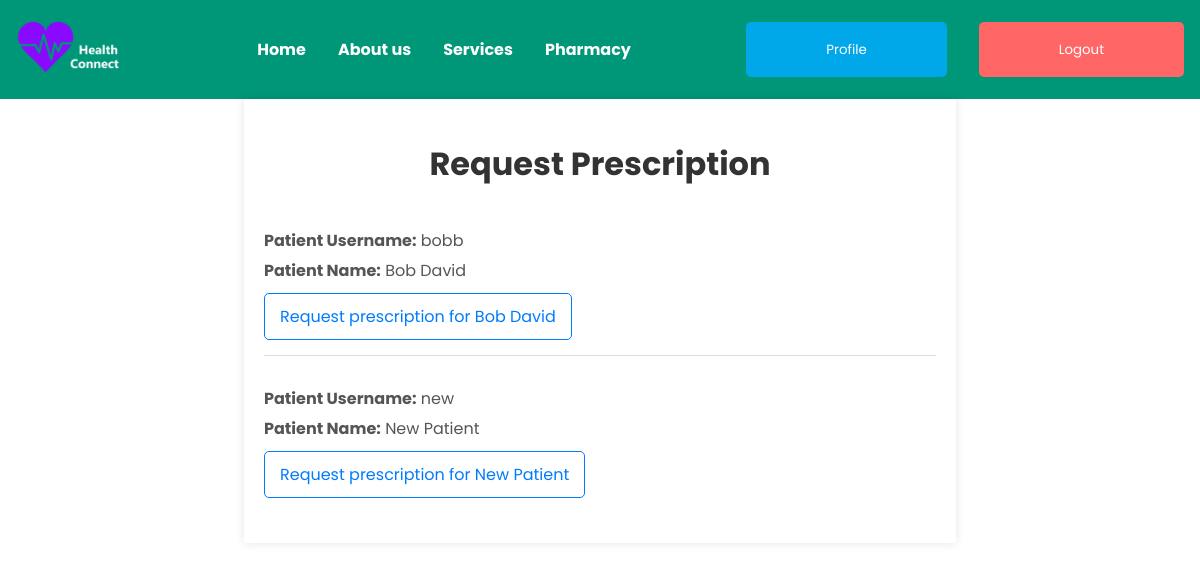
The page /doctors/list_patients_prescription/ (signed in) on the database as committed earlier.
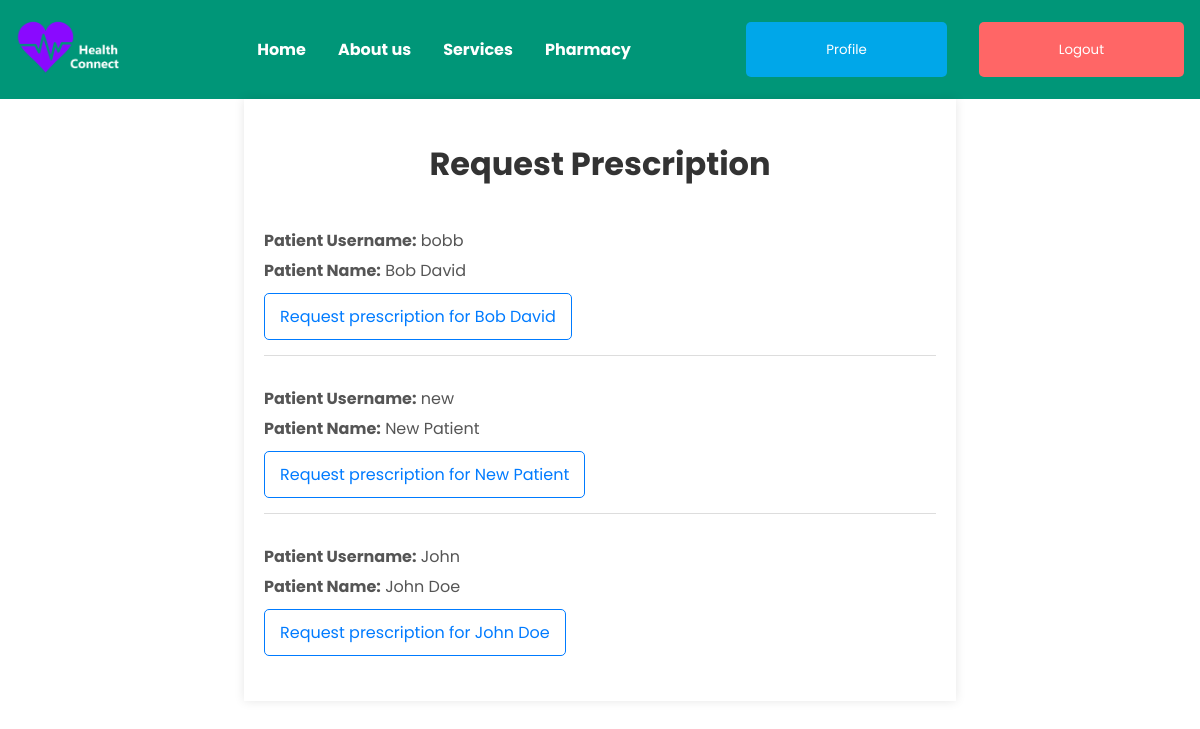
The same page on the database as committed later.
### apps/patients/models.py (models this page shows)
class Patient(models.Model):
    user = models.OneToOneField(CustomUser, on_delete=models.CASCADE, primary_key=True)
    medical_history = models.ManyToManyField('MedicalRecord', blank=True, related_name='patients')
    primary_doctor = models.ForeignKey(Doctor, on_delete=models.SET_NULL, null=True, related_name='patients')
    prescriptions = models.ManyToManyField('pharmacists.Prescription', blank=True, related_name='patients')
    @property
    def full_name(self):
        return self.user.get_full_name()
    @property
    def username(self):
        return self.user.username
    def __str__(self):
        return self.user.username

### apps/accounts/models.py (models this page shows)
class CustomUser(AbstractUser):
    role = models.CharField(max_length=20)
    birthdate = models.DateField(null=True, blank=True)

### apps/doctors/views.py (the view)
# urls.py: path('list_patients_prescription/', views.list_patients_prescription, name='list_patients_prescription'),
@login_required
def list_patients_prescription(request):
    doctor = request.user.doctor
    patients = Patient.objects.filter(primary_doctor=doctor)
    for patient in patients:
        print(f"Patient: {patient}, Username: {patient.username}")
    return render(request, 'list_patients_prescription.html', {'patients': patients})

### apps/doctors/templates/list_patients_prescription.html (shortened to what this page needs)
{% extends "layout.html" %}
{% load static %}
{% block extra_styles%}<link rel="stylesheet" href="{% static 'css/list_patients.css' %}">{% endblock %}
{% block content %}
<div class="container">
    <h1>Request Prescription</h1>
    {% for patient in patients %}
        <div class="patient-entry">
            <p><strong>Patient Username:</strong> {{ patient.username }}</p>
            <p><strong>Patient Name:</strong> {{ patient.full_name }}</p>
            <a href="{% url 'request_prescription' patient.username %}">Request prescription for {{ patient.full_name }}</a>
        </div>
    {% endfor %}
</div>
{% endblock %}

Rows that differ between the two databases and show on the page:
added Patient: username "John", full_name "John Doe"
